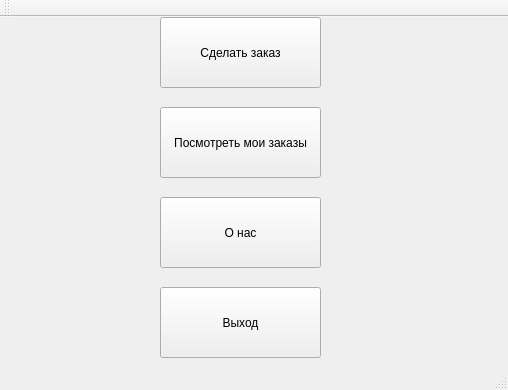
<?xml version="1.0" encoding="UTF-8"?>
<ui version="4.0">
 <class>MainWindow</class>
 <widget class="QMainWindow" name="MainWindow">
  <property name="geometry">
   <rect>
    <x>0</x>
    <y>0</y>
    <width>508</width>
    <height>390</height>
   </rect>
  </property>
  <property name="windowTitle">
   <string>MainWindow</string>
  </property>
  <widget class="QWidget" name="centralWidget">
   <widget class="QPushButton" name="pushButton">
    <property name="geometry">
     <rect>
      <x>160</x>
      <y>0</y>
      <width>161</width>
      <height>71</height>
     </rect>
    </property>
    <property name="text">
     <string>Сделать заказ</string>
    </property>
   </widget>
   <widget class="QPushButton" name="pushButton_2">
    <property name="geometry">
     <rect>
      <x>160</x>
      <y>180</y>
      <width>161</width>
      <height>71</height>
     </rect>
    </property>
    <property name="text">
     <string>О нас</string>
    </property>
   </widget>
   <widget class="QPushButton" name="pushButton_3">
    <property name="geometry">
     <rect>
      <x>160</x>
      <y>270</y>
      <width>161</width>
      <height>71</height>
     </rect>
    </property>
    <property name="text">
     <string>Выход</string>
    </property>
   </widget>
   <widget class="QPushButton" name="pushButton_4">
    <property name="geometry">
     <rect>
      <x>160</x>
      <y>90</y>
      <width>161</width>
      <height>71</height>
     </rect>
    </property>
    <property name="text">
     <string>Посмотреть мои заказы</string>
    </property>
   </widget>
  </widget>
  <widget class="QMenuBar" name="menuBar">
   <property name="geometry">
    <rect>
     <x>0</x>
     <y>0</y>
     <width>508</width>
     <height>21</height>
    </rect>
   </property>
  </widget>
  <widget class="QToolBar" name="mainToolBar">
   <attribute name="toolBarArea">
    <enum>TopToolBarArea</enum>
   </attribute>
   <attribute name="toolBarBreak">
    <bool>false</bool>
   </attribute>
  </widget>
  <widget class="QStatusBar" name="statusBar"/>
 </widget>
 <layoutdefault spacing="6" margin="11"/>
 <resources/>
 <connections/>
</ui>
